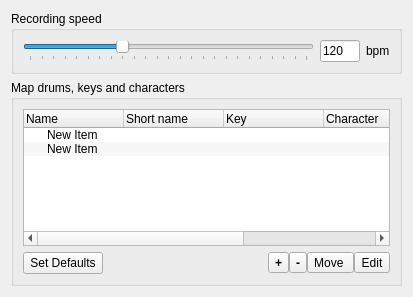
<?xml version="1.0" encoding="UTF-8"?>
<ui version="4.0">
 <class>PrefsRec</class>
 <widget class="QWidget" name="PrefsRec">
  <property name="geometry">
   <rect>
    <x>0</x>
    <y>0</y>
    <width>413</width>
    <height>297</height>
   </rect>
  </property>
  <property name="sizePolicy">
   <sizepolicy hsizetype="Expanding" vsizetype="Expanding">
    <horstretch>0</horstretch>
    <verstretch>0</verstretch>
   </sizepolicy>
  </property>
  <property name="minimumSize">
   <size>
    <width>413</width>
    <height>0</height>
   </size>
  </property>
  <property name="windowTitle">
   <string>Form</string>
  </property>
  <layout class="QVBoxLayout" name="verticalLayout">
   <item>
    <widget class="QGroupBox" name="speedGroupBox">
     <property name="title">
      <string>Recording speed</string>
     </property>
     <layout class="QHBoxLayout" name="horizontalLayout">
      <item>
       <widget class="QSlider" name="bpmHorizontalSlider">
        <property name="toolTip">
         <string>Slide to set the speed for recording in bpm</string>
        </property>
        <property name="minimum">
         <number>40</number>
        </property>
        <property name="maximum">
         <number>280</number>
        </property>
        <property name="value">
         <number>120</number>
        </property>
        <property name="orientation">
         <enum>Qt::Horizontal</enum>
        </property>
        <property name="tickPosition">
         <enum>QSlider::TicksBelow</enum>
        </property>
        <property name="tickInterval">
         <number>10</number>
        </property>
       </widget>
      </item>
      <item>
       <widget class="QLineEdit" name="bpmLineEdit">
        <property name="sizePolicy">
         <sizepolicy hsizetype="Fixed" vsizetype="Fixed">
          <horstretch>0</horstretch>
          <verstretch>0</verstretch>
         </sizepolicy>
        </property>
        <property name="maximumSize">
         <size>
          <width>40</width>
          <height>16777215</height>
         </size>
        </property>
        <property name="toolTip">
         <string>Type the speed for recording</string>
        </property>
        <property name="inputMask">
         <string>000; </string>
        </property>
        <property name="text">
         <string>120</string>
        </property>
       </widget>
      </item>
      <item>
       <widget class="QLabel" name="bpmLabel">
        <property name="toolTip">
         <string>beats per minute</string>
        </property>
        <property name="statusTip">
         <string/>
        </property>
        <property name="text">
         <string>bpm</string>
        </property>
       </widget>
      </item>
     </layout>
    </widget>
   </item>
   <item>
    <widget class="QGroupBox" name="mapGroupBox">
     <property name="title">
      <string>Map drums, keys and characters</string>
     </property>
     <layout class="QVBoxLayout" name="verticalLayout_3">
      <item>
       <layout class="QHBoxLayout" name="horizontalLayout_3">
        <item>
         <widget class="QTreeWidget" name="treeWidget">
          <property name="minimumSize">
           <size>
            <width>319</width>
            <height>0</height>
           </size>
          </property>
          <property name="contextMenuPolicy">
           <enum>Qt::ActionsContextMenu</enum>
          </property>
          <property name="acceptDrops">
           <bool>true</bool>
          </property>
          <property name="toolTip">
           <string>This Table shows your key mappings. This means 
which key will be translated to which drum and 
shown as which character.</string>
          </property>
          <property name="editTriggers">
           <set>QAbstractItemView::NoEditTriggers</set>
          </property>
          <property name="dragEnabled">
           <bool>true</bool>
          </property>
          <property name="dragDropMode">
           <enum>QAbstractItemView::InternalMove</enum>
          </property>
          <property name="defaultDropAction">
           <enum>Qt::MoveAction</enum>
          </property>
          <property name="alternatingRowColors">
           <bool>true</bool>
          </property>
          <property name="selectionBehavior">
           <enum>QAbstractItemView::SelectRows</enum>
          </property>
          <property name="verticalScrollMode">
           <enum>QAbstractItemView::ScrollPerPixel</enum>
          </property>
          <property name="animated">
           <bool>true</bool>
          </property>
          <property name="wordWrap">
           <bool>true</bool>
          </property>
          <column>
           <property name="text">
            <string>Name</string>
           </property>
           <property name="toolTip">
            <string>Descriptive name of the item.</string>
           </property>
          </column>
          <column>
           <property name="text">
            <string>Short name</string>
           </property>
           <property name="toolTip">
            <string>This Name will be user for the output.</string>
           </property>
          </column>
          <column>
           <property name="text">
            <string>Key</string>
           </property>
           <property name="toolTip">
            <string>Key you have to press if you want the item to be recorded.</string>
           </property>
          </column>
          <column>
           <property name="text">
            <string>Character</string>
           </property>
           <property name="toolTip">
            <string>Character that will be shown in the output.</string>
           </property>
          </column>
          <column>
           <property name="text">
            <string>Active</string>
           </property>
           <property name="toolTip">
            <string>If set, the mapping will be active and previous recordings will be overwritten.</string>
           </property>
          </column>
          <column>
           <property name="text">
            <string>Enabled</string>
           </property>
           <property name="toolTip">
            <string>If enabled, item will be visible at all in the output.</string>
           </property>
          </column>
          <item>
           <property name="text">
            <string>New Item</string>
           </property>
           <property name="flags">
            <set>ItemIsSelectable|ItemIsEditable|ItemIsDragEnabled|ItemIsDropEnabled|ItemIsUserCheckable|ItemIsEnabled|ItemIsTristate</set>
           </property>
          </item>
          <item>
           <property name="text">
            <string>New Item</string>
           </property>
           <property name="text">
            <string/>
           </property>
           <property name="flags">
            <set>ItemIsSelectable|ItemIsEditable|ItemIsDragEnabled|ItemIsDropEnabled|ItemIsUserCheckable|ItemIsEnabled|ItemIsTristate</set>
           </property>
          </item>
         </widget>
        </item>
       </layout>
      </item>
      <item>
       <layout class="QHBoxLayout" name="horizontalLayout_2">
        <item>
         <widget class="QPushButton" name="defaultsPushButton">
          <property name="text">
           <string>Set Defaults</string>
          </property>
         </widget>
        </item>
        <item>
         <spacer name="horizontalSpacer">
          <property name="orientation">
           <enum>Qt::Horizontal</enum>
          </property>
          <property name="sizeHint" stdset="0">
           <size>
            <width>40</width>
            <height>20</height>
           </size>
          </property>
         </spacer>
        </item>
        <item>
         <layout class="QHBoxLayout" name="toolButtonsLayout">
          <property name="spacing">
           <number>0</number>
          </property>
          <item>
           <widget class="QToolButton" name="addToolButton">
            <property name="font">
             <font>
              <weight>75</weight>
              <bold>true</bold>
             </font>
            </property>
            <property name="toolTip">
             <string>add an entry</string>
            </property>
            <property name="text">
             <string>+</string>
            </property>
           </widget>
          </item>
          <item>
           <widget class="QToolButton" name="removeToolButton">
            <property name="font">
             <font>
              <weight>75</weight>
              <bold>true</bold>
             </font>
            </property>
            <property name="toolTip">
             <string>remove selected entry</string>
            </property>
            <property name="text">
             <string>-</string>
            </property>
           </widget>
          </item>
          <item>
           <widget class="QToolButton" name="moveToolButton">
            <property name="contextMenuPolicy">
             <enum>Qt::ActionsContextMenu</enum>
            </property>
            <property name="text">
             <string>Move </string>
            </property>
           </widget>
          </item>
          <item>
           <widget class="QToolButton" name="editToolButton">
            <property name="enabled">
             <bool>true</bool>
            </property>
            <property name="toolTip">
             <string>edit selected entry</string>
            </property>
            <property name="text">
             <string>Edit</string>
            </property>
           </widget>
          </item>
         </layout>
        </item>
       </layout>
      </item>
     </layout>
    </widget>
   </item>
  </layout>
  <action name="actionAdd">
   <property name="text">
    <string>Add</string>
   </property>
  </action>
  <action name="actionRemove">
   <property name="text">
    <string>Remove</string>
   </property>
  </action>
  <action name="actionEdit">
   <property name="text">
    <string>Edit</string>
   </property>
  </action>
  <action name="actionUp">
   <property name="text">
    <string>Move up</string>
   </property>
  </action>
  <action name="actionDown">
   <property name="text">
    <string>Move down</string>
   </property>
  </action>
 </widget>
 <resources/>
 <connections>
  <connection>
   <sender>addToolButton</sender>
   <signal>clicked()</signal>
   <receiver>actionAdd</receiver>
   <slot>trigger()</slot>
   <hints>
    <hint type="sourcelabel">
     <x>250</x>
     <y>249</y>
    </hint>
    <hint type="destinationlabel">
     <x>-1</x>
     <y>-1</y>
    </hint>
   </hints>
  </connection>
  <connection>
   <sender>removeToolButton</sender>
   <signal>clicked()</signal>
   <receiver>actionRemove</receiver>
   <slot>trigger()</slot>
   <hints>
    <hint type="sourcelabel">
     <x>276</x>
     <y>249</y>
    </hint>
    <hint type="destinationlabel">
     <x>-1</x>
     <y>-1</y>
    </hint>
   </hints>
  </connection>
  <connection>
   <sender>editToolButton</sender>
   <signal>clicked()</signal>
   <receiver>actionEdit</receiver>
   <slot>trigger()</slot>
   <hints>
    <hint type="sourcelabel">
     <x>356</x>
     <y>249</y>
    </hint>
    <hint type="destinationlabel">
     <x>-1</x>
     <y>-1</y>
    </hint>
   </hints>
  </connection>
 </connections>
</ui>
